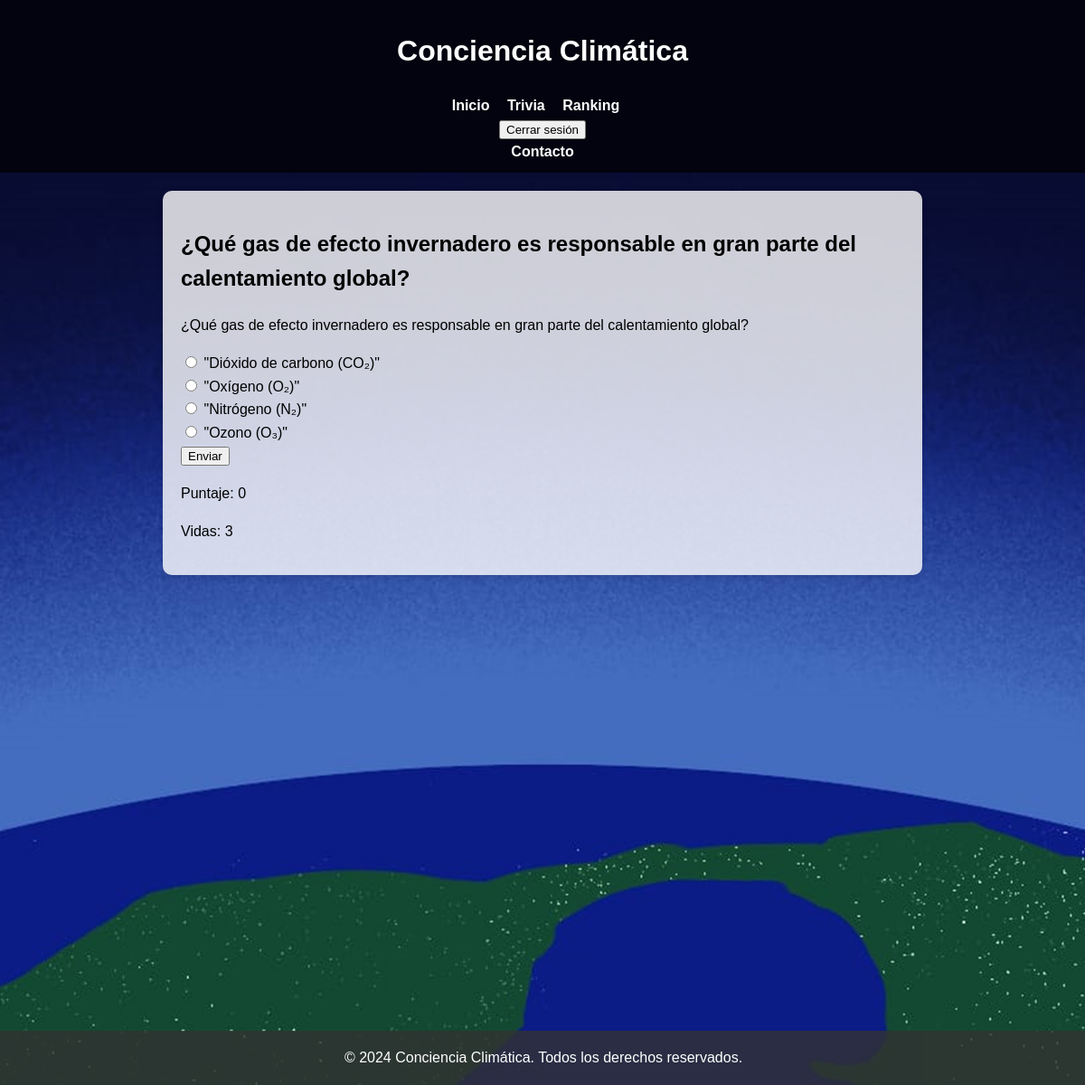
Screenshot of /trivia/game/ (signed in) with the database file from the repository.
### trivia/models.py (models this page shows, shortened)
class Question(models.Model):
    question_text = models.CharField(max_length=255)
    option_a = models.CharField(max_length=255)
    option_b = models.CharField(max_length=255)
    option_c = models.CharField(max_length=255)
    option_d = models.CharField(max_length=255)
    correct_answer = models.CharField(max_length=1)  # Respuesta correcta: 'A', 'B', 'C', o 'D'
    points = models.IntegerField(default=1)

### trivia/views.py (the view, shortened to what this page needs)
# urls.py: path('game/', views.trivia_game, name='game'),
@login_required
def trivia_game(request):
    if 'lives' not in request.session:
        request.session['lives'] = 3
        request.session['score'] = 0
        request.session['questions_answered'] = 0
    questions = Question.objects.all()
    question = random.choice(questions)
    context = {
        'question': question,
    }
    return render(request, 'trivia/game.html', context)

### trivia/templates/trivia/game.html (shortened to what this page needs)
{% extends 'trivia/base.html' %}
{% block content %}
<h2>{{ question.question_text }}</h2>
<form method="POST" action="{% url 'trivia:game' %}">
    <p>{{ question.question_text }}</p>
    <label>
        <input type="radio" name="answer" value="a">
        {{ question.option_a }}
    </label><br>
    <label>
        <input type="radio" name="answer" value="b">
        {{ question.option_b }}
    </label><br>
    <label>
        <input type="radio" name="answer" value="c">
        {{ question.option_c }}
    </label><br>
    <label>
        <input type="radio" name="answer" value="d">
        {{ question.option_d }}
    </label><br>
    <button type="submit">Enviar</button>
</form>
<p>Puntaje: {{ request.session.score }}</p>
<p>Vidas: {{ request.session.lives }}</p>
{% endblock %}

### trivia/static/css/styles.css (style rules this page uses)
body { font-family: Arial, sans-serif; margin: 0; padding: 0; line-height: 1.6; background-image: url("/static/images/fondo.jpg"); background-size: cover; background-position: center; background-repeat: no-repeat; background-attachment: fixed; min-height: 100vh; padding-bottom: 400px; }

### rows the page displays
Question: question_text "¿Qué gas de efecto invernadero es responsable en gran parte del calentamiento global?", option_a "\"Dióxido de carbono (CO₂)\"", option_b "\"Oxígeno (O₂)\"", option_c "\"Nitrógeno (N₂)\"", option_d "\"Ozono (O₃)\""

### other values shown
{{ request.session.score }} "0"
{{ request.session.lives }} "3"
